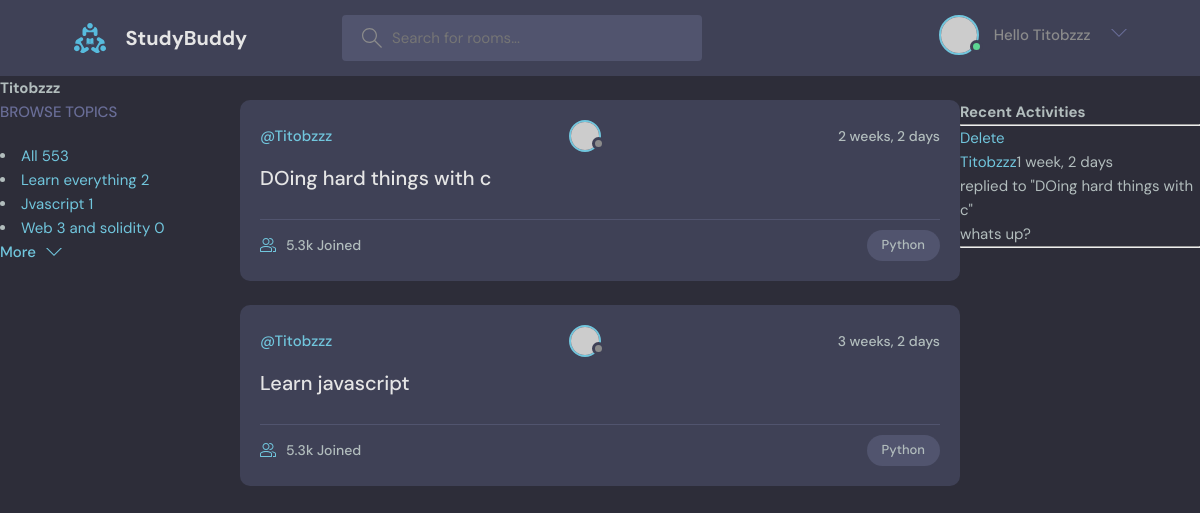
The app's page /userProfile/1 (signed in), older data.
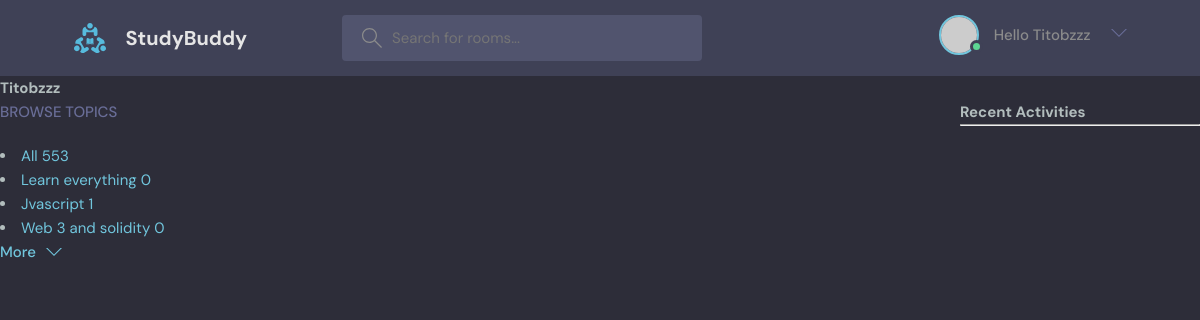
The same page, newer data.
### base/models.py (models this page shows, shortened)
class Topic(models.Model):
    name = models.CharField(max_length=200)

class Room(models.Model):
    host = models.ForeignKey(User, on_delete=models.SET_NULL, null=True)
    topic =  models.ForeignKey(Topic, on_delete=models.SET_NULL, null=True)
    name = models.CharField(max_length=200)
    description = models.TextField(null= True, blank= True)
    participants = models.ManyToManyField(User, related_name='participant', blank=True)
    updated = models.DateTimeField(auto_now = True)
    created = models.DateTimeField(auto_now_add=True)
    class Meta:
        ordering = ['-updated','-created']
    def __str__(self):
        return self.name

class Message(models.Model):
    user= models.ForeignKey(User, on_delete=models.CASCADE)
    room  = models.ForeignKey(Room, on_delete=models.CASCADE)
    body = models.TextField()
    updated = models.DateTimeField(auto_now = True)
    created = models.DateTimeField(auto_now_add=True)
    class Meta:
        ordering = ['-updated','-created']
    def __str__(self):
        return self.body[0:50]

### base/views.py (the view)
# urls.py: path('userProfile/<str:pk>', views.userProfile, name='userProfile'),
@login_required(login_url='loginPage')
def userProfile(request, pk):
    user = User.objects.get(id=pk)
    rooms = user.room_set.all()
    room_message= user.message_set.all()
    topics= Topic.objects.all()
    context={
        'user':user,
        'rooms':rooms,
        'room_messages': room_message,
        'topics':topics
        }
    return render(request,'base/profile.html',context)

### base/templates/base/profile.html (shortened to what this page needs)
{%  extends 'main.html' %}
{% block content %}
<h1>{{user.username}}</h1>
        <div class="profile-container">
            <div>
                {% include 'base/topic_component.html' %}
            </div>
            <div>
                {% include 'base/feed_component.html' %}
            </div>
            <div>
                {% include 'base/activity_component.html' %}
            </div>
        </div>
{% endblock content %}

### templates/main.html (shortened to what this page needs)
<!DOCTYPE html>
{% load static %}
<html lang="en">
  <head>
    <link rel="stylesheet" href="{% static 'styles/style.css' %}" />
  </head>
  <body>
    {% include 'navbar.html' %}
        {% block content %}
        {%endblock%}
  </body>
</html>

### templates/navbar.html (shortened to what this page needs)
{% load static %}
<header class="header header--loggedIn">
    <div class="container">
      <a href="/" class="header__logo">
        <img src="{% static 'images/logo.svg' %}" />
        <h1>StudyBuddy</h1>
      </a>
      <form method="GET" action="{%url 'home' %}" class="header__search">
        <label>
          <input type="text"  name="q" placeholder="Search for rooms..." />
        </label>
      </form>
      <nav class="header__menu">
{% if user.is_authenticated %}
        <div class="header__user">
          <a href="{% url 'userProfile' user.id %}">
            <div class="avatar avatar--medium active">
              <img src="https://randomuser.me/api/portraits/men/37.jpg" />
            </div>
    <div>Hello {{user.username}}</div>
          </a>
          <button class="dropdown-button">
            <svg version="1.1" xmlns="http://www.w3.org/2000/svg" width="32" height="32" viewBox="0 0 32 32">
              <title>chevron-down</title>
              <path d="M16 21l-13-13h-3l16 16 16-16h-3l-13 13z"></path>
            </svg>
          </button>
        </div>
        {% else %}
        <a href="{% url 'loginPage' %}">
          <img src="{% static 'images/avatar.svg' %}" />
          <p>Login</p>
        </a>
  {% endif %}
      </nav>
    </div>
  </header>
<div>

### base/templates/base/topic_component.html (shortened to what this page needs)
<div class="topics">
    <div class="topics__header">
      <h2>Browse Topics</h2>
    </div>
                    <li>
                    <a href="{% url 'home' %}" class="active">All <span>553</span></a>
                 </li>
            {% for topic in topics %}
                  <li>
                    <a href="{% url 'home'  %}?q={{topic.name}}">{{topic.name}}  <span>{{topic.room_set.all.count}}</span> </a>
                  </li>
            {% endfor %}
            <a class="btn btn--link" href="topics.html">
                  More
                  <svg version="1.1" xmlns="http://www.w3.org/2000/svg" width="32" height="32" viewBox="0 0 32 32">
                    <title>chevron-down</title>
                    <path d="M16 21l-13-13h-3l16 16 16-16h-3l-13 13z"></path>
                  </svg>
                </a>
              </div>

### base/templates/base/feed_component.html (shortened to what this page needs)
            {% for room in rooms %}
            <div class="roomListRoom">
                <div class="roomListRoom__header">
                  <a  href="{% url 'userProfile' room.host.id %}" class="roomListRoom__author">@{{room.host.username}}</a>
                                  <div class="avatar avatar--small">
                      <img src="https://randomuser.me/api/portraits/women/11.jpg" />
                    </div>
                  <div class="roomListRoom__actions">
                    <span>{{room.created|timesince}}</span>
                  </div>
                </div>
                <div class="roomListRoom__content">
                  <a href="{% url 'room' room.id %}">{{room.name}}</a>
                </div>
                <div class="roomListRoom__meta">
                  <a href="room.html" class="roomListRoom__joined">
                    5.3k Joined
                  </a>
                  <p class="roomListRoom__topic">Python</p>
                </div>
              </div>
              {% endfor %}

### base/templates/base/activity_component.html
    <h2> Recent Activities</h2>
    <hr>
    {% for message in room_messages%}
        <div>
            {% if request.user == message.user %}
            <a href="{% url 'deleteMessage' message.id %}">Delete</a>
            {% endif %}
            <div><a href="{% url 'userProfile' message.user.id %}">{{message.user}} </a>{{message.created|timesince}}</div>
           <small>replied to "{{message.room}}"</small>
            <p>{{message}}</p>
            <hr>
        </div>
    {% endfor %}

### static/styles/style.css (style rules this page uses)
:root { --color-main: #71c6dd; --color-main-light: #e1f6fb; --color-dark: #3f4156; --color-dark-medium: #51546e; --color-dark-light: #696d97; --color-light: #e5e5e5; --color-gray: #8b8b8b; --color-light-gray: #b2bdbd; --color-bg: #2d2d39; --color-success: #5dd693; --color-error: #fc4b0b; }
* { font-family: "DM Sans", -apple-system, BlinkMacSystemFont, "Segoe UI", Roboto, Oxygen, Ubuntu, Cantarell, "Open Sans", "Helvetica Neue", sans-serif; margin: 0; padding: 0; box-sizing: border-box; text-rendering: optimizeLegibility; font-size: inherit; }
html { font-size: 56.25%; }
@media only screen and (min-width: 1200px) { html { font-size: 62.5%; } }
body { line-height: 1.6; font-weight: 400; font-size: 1.5rem; color: var(--color-light-gray); background-color: var(--color-bg); min-height: 100vh; }
img { width: 100%; }
a { display: inline-block; color: var(--color-main); text-decoration: none; }
.container { max-width: 120rem; width: 90%; margin: auto; }
.btn { background-color: transparent; border: none; display: inline-flex; align-items: center; gap: 1rem; cursor: pointer; transition: all ease-in-out 0.3s; padding: 1rem 2rem; border-radius: 5px; box-shadow: 1px 1px 3px 1px rgba(0, 0, 0, 0.15); font-weight: 500; }
.btn--link { border-radius: 0; padding: 0; color: var(--color-main); box-shadow: none; }
.btn > svg { fill: currentColor; width: 1.6rem; height: 1.6rem; }
.avatar { position: relative; display: inline-block; border-radius: 50%; border: 2px solid var(--color-main); }
.avatar img { display: block; border-radius: 50%; object-fit: cover; object-position: center; }
.avatar::after { content: ""; display: block; position: absolute; background-color: var(--color-gray); z-index: 111; border-radius: 50%; border: 0.3rem solid var(--color-dark); }
.avatar.active::after { background-color: var(--color-success); }
.avatar.avatar--medium img { width: 3.6rem; height: 3.6rem; border-radius: 50%; }
.avatar.avatar--medium:after { width: 0.7rem; height: 0.7rem; bottom: 0px; right: -6px; }
.header { padding: 1.5rem; background-color: var(--color-dark); }
.header > .container { display: flex; gap: 9.5rem; }
.header__logo, .header__user { display: flex; gap: 2rem; align-items: center; }
.header__logo > img { height: 3.2rem; width: 3.2rem; }
.header__logo > h1 { font-weight: 700; font-size: 2rem; color: var(--color-light); }
.header__search > label { background-color: var(--color-dark-medium); padding: 1.3rem 1rem; display: flex; align-items: center; gap: 1rem; border-radius: 4px; }
.header__search svg { fill: var(--color-gray); width: 2rem; height: 2rem; margin-left: 1rem; }
.header__search input { width: 30rem; background: transparent; border: none; outline: none; color: var(--color-light); }
.header__menu { margin-left: auto; position: relative; }
.header__menu a { display: flex; gap: 1.5rem; align-items: center; font-weight: 500; text-decoration: none; color: var(--color-gray); }
.header__menu img { height: 3.6rem; }
.header__menu svg { width: 1.6rem; height: 1.6rem; fill: var(--color-dark-light); }
.dropdown-button { background: transparent; border: 0; outline: 0; cursor: pointer; }
.topics__header { margin-bottom: 2rem; }
.topics__header h2 { text-transform: uppercase; font-weight: 500; color: var(--color-dark-light); }

### base/templates/base/profile.html (style rules this page uses)
.profile-container { display: grid; grid-template-columns: 1fr 3fr 1fr; }

Row changes from the older to the newer data that the page shows:
removed Room: host.username "Titobzzz", created "2 weeks, 2 days", name "DOing hard things with c"
removed Room: host.username "Titobzzz", created "3 weeks, 2 days", name "Learn javascript"
removed Message: shows "Delete", user "Titobzzz", created "1 week, 2 days", room "DOing hard things with c", body "whats up?"
computed for Topic "Learn everything": room_set.all.count "2" → "0"
